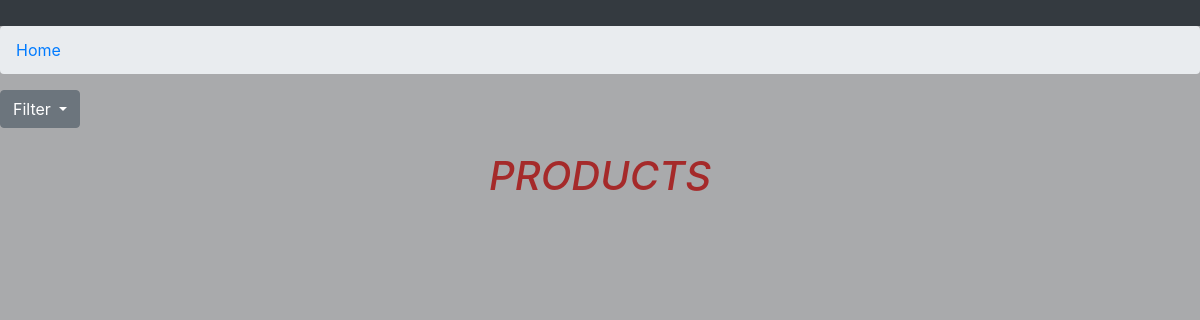
Before: / with the older database file.
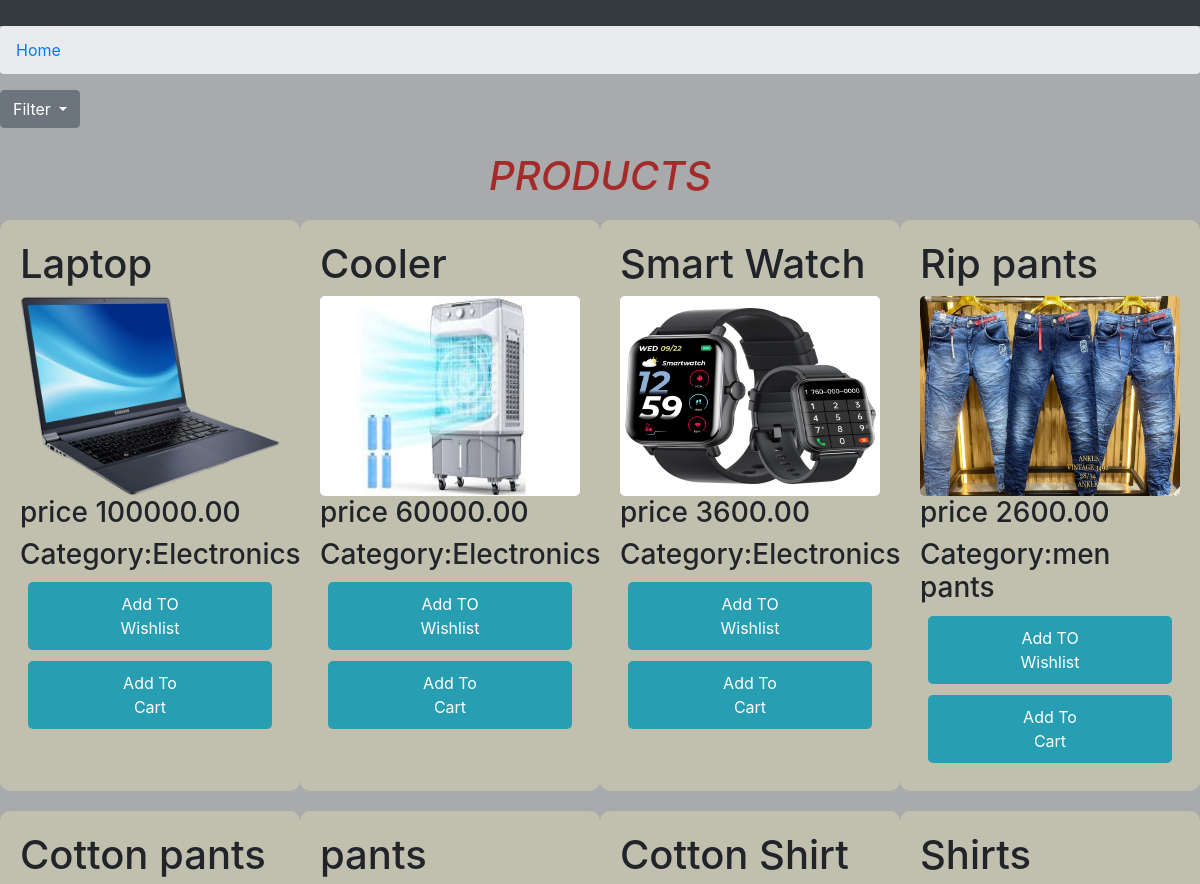
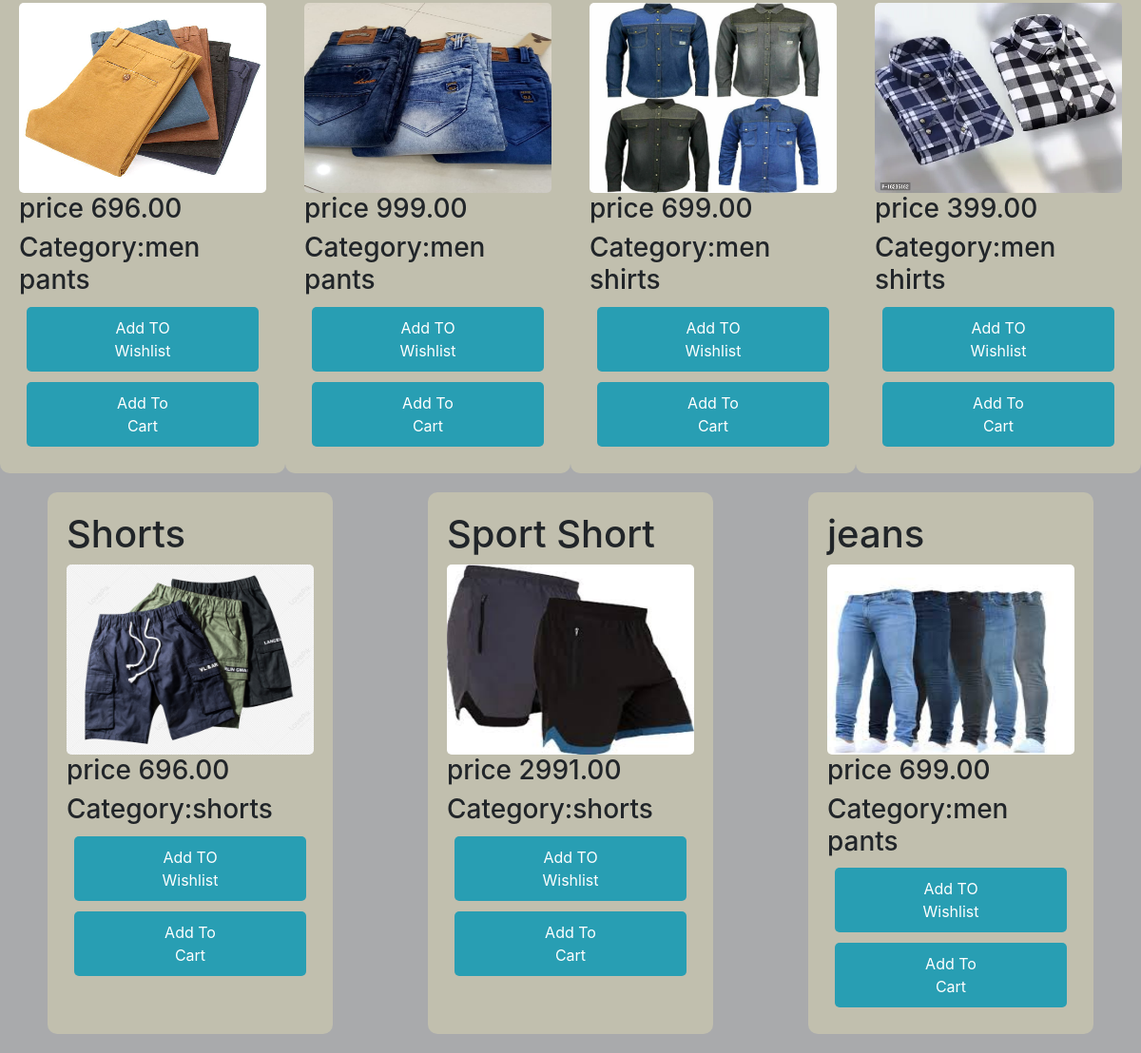
After: the same page with the newer database file (2 pictures, top to bottom).
### reg_app/models.py (models this page shows, shortened)
class product(models.Model):
    STATUS_CHOICES = (
        ('pending', 'Pending'),
        ('approved', 'Approved'),
        ('rejected', 'Rejected'),)
    pname=models.CharField(max_length=100)
    qty=models.IntegerField(default=1)
    price=models.DecimalField(max_digits=10,decimal_places=2)
    img=models.ImageField()
    dealer=models.ForeignKey(CustomUser,on_delete=models.CASCADE,null=True,blank=True)
    category=models.ForeignKey(Category,on_delete=models.CASCADE,null=True,blank=True)
    status = models.CharField(max_length=10, choices=STATUS_CHOICES, default='pending')

class Category(models.Model):
    category=models.CharField(max_length=100,unique=True)
    def __str__(self):
        return self.category

### reg_app/views.py (the view)
# urls.py: path('',allproducts,name='allproducts'),
def allproducts(request):
    if request.user:
        products=product.objects.filter(status='approved')
        return render(request,'allproducts.html',{'products':products})

### templates/allproducts.html (shortened to what this page needs)
    {% extends 'base.html' %}
    {% load static %}
    {% block title %}
    <link rel="stylesheet" href="{% static 'css/c4.css' %}">
    {% endblock %}
    {% block block_body %}
    <form action="{% url 'product_search' %}" method="GET" class="search-bar">
        <div class="dropdown">
            <button class="btn btn-secondary dropdown-toggle" type="button" id="dropdownMenuButton" data-toggle="dropdown" aria-haspopup="true" aria-expanded="false">
                Filter
            </button>
        </div>
    </form>
    <br>
    <center>
        <i><h1 style="color: brown; " >PRODUCTS</h1></i>
    </center>
    <div class="product-container">
        {% for product in products %}
        <div class="product">
          <b>  <h1>{{ product.pname }}</h1></b>
            <img src="{{ product.img.url }}" alt="" height="200px" width="200px">
            <h3>price {{ product.price }}</h3>
            <h3> Category:{{product.category}}</h3>
            <form action="{% url 'addwishlist' product.id %}" method="POST">
                <button type="submit" style="margin: 3px 8px 8px;">Add TO Wishlist</button>
            </form>
            <form action="{% url 'add_to_cart' product.id %}" method="POST">
                <button type="submit" style="margin: 3px 8px 8px;">Add To Cart</button>
            </form>
        </div>
        {% endfor %}
    </div>
    {% endblock %}

Changed rows visible on the page:
now on this page (row edited): product: pname "Laptop", img (picture), price "100000.00", category "Electronics"
now on this page (row edited): product: pname "Cooler", img (picture), price "60000.00", category "Electronics"
now on this page (row edited): product: pname "Smart Watch", img (picture), price "3600.00", category "Electronics"
now on this page (row edited): product: pname "Rip pants", img (picture), price "2600.00", category "men pants"
now on this page (row edited): product: pname "Cotton pants", img (picture), price "696.00", category "men pants"
now on this page (row edited): product: pname "pants", img (picture), price "999.00", category "men pants"
now on this page (row edited): product: pname "Cotton Shirt", img (picture), price "699.00", category "men shirts"
now on this page (row edited): product: pname "Shirts", img (picture), price "399.00", category "men shirts"
now on this page (row edited): product: pname "Shorts", img (picture), price "696.00", category "shorts"
now on this page (row edited): product: pname "Sport Short", img (picture), price "2991.00", category "shorts"
now on this page (row edited): product: pname "jeans", img (picture), price "699.00", category "men pants"
